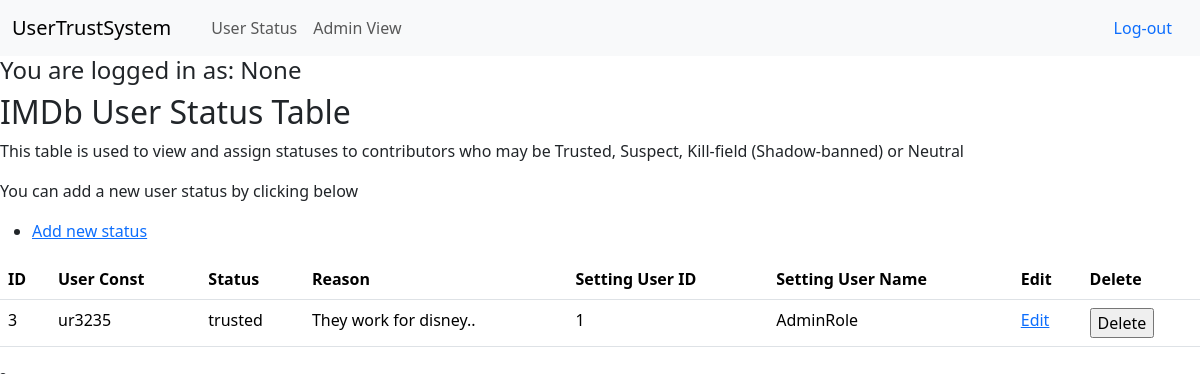
Page /dashboard on the earlier database version.
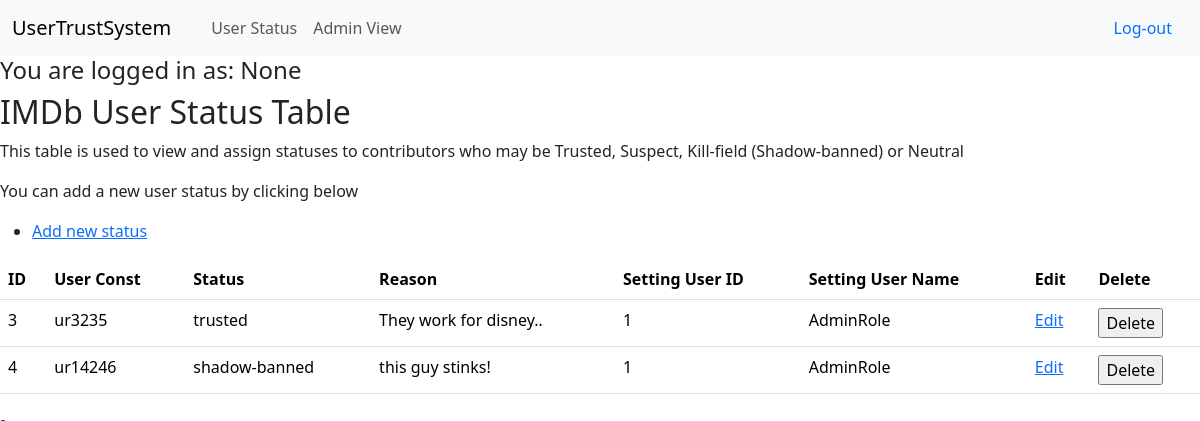
Same page on the later database version.
### app.py (models this page shows)
class UserStatus(db.Model):
    id = db.Column(db.Integer, primary_key=True)
    urconst = db.Column(db.String(8), nullable=False)
    status = db.Column(db.String(150), nullable=False)
    reason = db.Column(db.Text, nullable=False)
    setting_user_id = db.Column(db.Integer, db.ForeignKey("user.id"), nullable=False)
    setting_user_name = db.Column(db.String(20), nullable=False)

### app.py (the view)
@app.route("/dashboard")
def dashboard():
    user_status = UserStatus.query.with_entities(
        UserStatus.id,
        UserStatus.urconst,
        UserStatus.status,
        UserStatus.reason,
        UserStatus.setting_user_id,
        UserStatus.setting_user_name,
    ).all()
    return render_template("dashboard.html", user_status=user_status)

### templates/dashboard.html (shortened to what this page needs)
{% extends "dashboardlayout.html" %}
{% block body %}
    <h4>You are logged in as: {{session.get("name")}}</h4>
    <h2>IMDb User Status Table</h2>
    <p>This table is used to view and assign statuses to contributors who may be Trusted, Suspect, Kill-field (Shadow-banned) or Neutral</p>
    <div>
        <p>You can add a new user status by clicking below</p>
        <ul>
            <li>
                <a href='/dashboard/add'>Add new status</a></li>
        </ul>
    </div>
    <table class="table">
        <thead>
          <tr>
            <th scope="col">ID</th>
            <th scope="col">User Const</th>
            <th scope="col">Status</th>
            <th scope="col">Reason</th>
            <th scope="col">Setting User ID</th>
            <th scope="col">Setting User Name</th>
            <th scope="col">Edit</th>
            <th scope="col">Delete</th>
          </tr>
        </thead>
        <tbody>
            {% for status in user_status %}
            <tr>
                <td>{{ status.id }}</td>
                <td>{{ status.urconst }}</td>
                <td>{{ status.status }}</td>
                <td>{{ status.reason }}</td>
                <td>{{ status.setting_user_id }}</td>
                <td>{{ status.setting_user_name }}</td>
                <td><a href="/edit_status/{{ status.id }}">Edit</a></td>
                <td>
                    <form method="POST" action="/delete_status/{{ status.id }}">
                        <input type="submit" value="Delete" onclick="return confirm('Are you sure you want to delete this status record?')">
                    </form>
                </td>
            </tr>
            {% endfor %}
        </tbody>
      </table>
    <li class="error">{{error}}</li>
{% endblock %}

### templates/dashboardlayout.html (shortened to what this page needs)
<!DOCTYPE html>
<html lang="en">
<head>
    <link href="https://cdn.jsdelivr.net/npm/bootstrap@5.3.1/dist/css/bootstrap.min.css" rel="stylesheet">
</head>
<body>
    <nav class="navbar navbar-expand-lg bg-body-tertiary">
        <div class="container-fluid">
          <a class="navbar-brand" href="#">UserTrustSystem</a>
          <div class="collapse navbar-collapse" id="navbarNav">
            <ul class="navbar-nav">
              <li class="nav-item">
                <a class="nav-link active" aria-current="page" href="#"></a>
              </li>
              <li class="nav-item">
                <a class="nav-link" href='/dashboard'>User Status</a>
              </li>
              <li class="nav-item">
                <a class="nav-link" href='/adminview'>Admin View</a>
              </li>
            </ul>
          </div>
          <ul class="nav justify-content-end">
            <li class="nav-item">
              <a class="nav-link" href="/logout">Log-out</a>
            </li>
          </ul>
        </div>
      </nav>
    {% block body %}{% endblock %}
</body>
</html>

Differences in the rows shown:
added UserStatus: id "4", urconst "ur14246", status "shadow-banned", reason "this guy stinks!", setting_user_id "1", setting_user_name "AdminRole"
